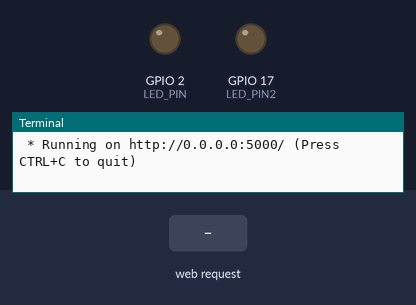
The program below on a simulated Raspberry Pi (BCM pin numbers). On the bench: output pins drawn as LEDs (lit = HIGH), the last lines printed to the terminal. The inputs (shaded band) are chosen by the test bench. The clock reads 2024-03-15 10:24:30 at power-on unless the program sets it.

Above: at 1.2 s.
1.3 s: HTTP request for /led/on/red received
At 1.8 s:
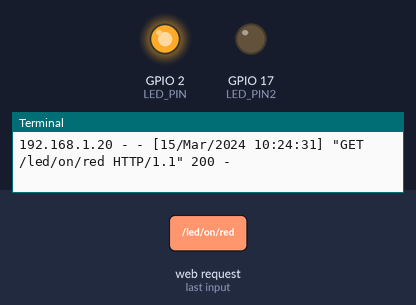
2.8 s: HTTP request for /led/on/blue received
At 4.0 s:
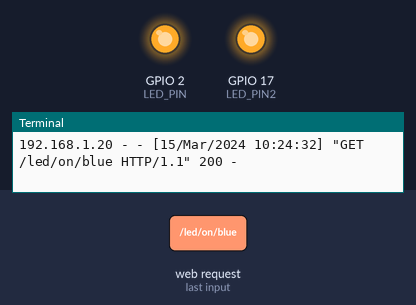
4.3 s: HTTP request for /led/off/red received
At 5.3 s:
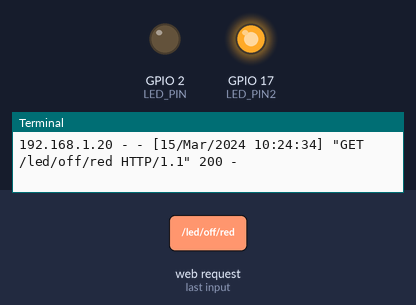
Timing chart, 0 to 7.3 s (numbered marks = the images above; inputs shaded):
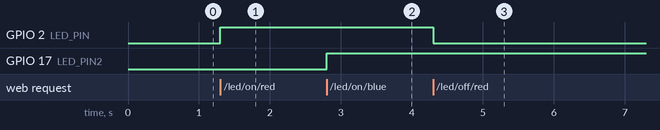

Measured:
- after the input at 1.3 s, GPIO 2 (LED_PIN): LOW → HIGH at once
- after the input at 2.8 s, GPIO 17 (LED_PIN2): LOW → HIGH at once
- after the input at 4.3 s, GPIO 2 (LED_PIN): HIGH → LOW at once

The program:

flask_hello_led_task2.py
```python
from flask import Flask, render_template
import RPi.GPIO as GPIO

app = Flask(__name__)

LED_PIN = 2
LED_PIN2 = 17

GPIO.setmode(GPIO.BCM)
GPIO.setup(LED_PIN, GPIO.OUT)
GPIO.setmode(GPIO.BCM)
GPIO.setup(LED_PIN2, GPIO.OUT)

@app.route("/")
def hello_world():
    return render_template("ledtask.html")

@app.route("/led/<op>/<color>")
def led_op(op, color):
    if op == "on":
        if color == "red":
            GPIO.output(LED_PIN, GPIO.HIGH)
            return "RED LED ON"
        elif color == "blue":
            GPIO.output(LED_PIN2, GPIO.HIGH)
            return "BLUE LED ON"
        else:
            return "Color Error"
    elif op == "off":
        if color == "red":
            GPIO.output(LED_PIN, GPIO.LOW)
            return "RED LED OFF"
        elif color == "blue":
            GPIO.output(LED_PIN2, GPIO.LOW)
            return "BLUE LED OFF"
        else:
            return "Color Error"
    else:
        return "URL Error"

if __name__ == "__main__":
    try:
        app.run(host="0.0.0.0")
    finally:
        GPIO.cleanup()
```
